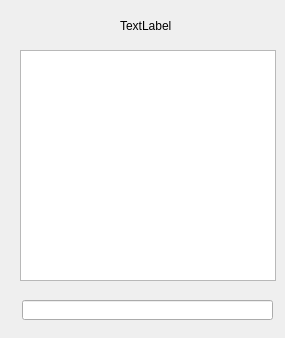
<?xml version="1.0" encoding="UTF-8"?>
<ui version="4.0">
 <class>revwindow</class>
 <widget class="QDialog" name="revwindow">
  <property name="geometry">
   <rect>
    <x>0</x>
    <y>0</y>
    <width>285</width>
    <height>338</height>
   </rect>
  </property>
  <property name="windowTitle">
   <string>Dialog</string>
  </property>
  <widget class="QListWidget" name="listWidget">
   <property name="geometry">
    <rect>
     <x>20</x>
     <y>50</y>
     <width>256</width>
     <height>231</height>
    </rect>
   </property>
  </widget>
  <widget class="QLabel" name="label">
   <property name="geometry">
    <rect>
     <x>120</x>
     <y>20</y>
     <width>54</width>
     <height>12</height>
    </rect>
   </property>
   <property name="text">
    <string>TextLabel</string>
   </property>
  </widget>
  <widget class="QLineEdit" name="lineEdit">
   <property name="geometry">
    <rect>
     <x>22</x>
     <y>300</y>
     <width>251</width>
     <height>20</height>
    </rect>
   </property>
  </widget>
 </widget>
 <resources/>
 <connections/>
</ui>
